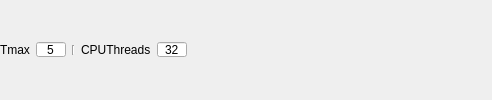
                   <widget class="QWidget" name="pageRL">
                    <layout class="QHBoxLayout" name="horizontalLayout_11">
                     <property name="spacing">
                      <number>6</number>
                     </property>
                     <property name="leftMargin">
                      <number>0</number>
                     </property>
                     <property name="topMargin">
                      <number>0</number>
                     </property>
                     <property name="rightMargin">
                      <number>0</number>
                     </property>
                     <property name="bottomMargin">
                      <number>0</number>
                     </property>
                     <item>
                      <widget class="QLabel" name="label_6">
                       <property name="sizePolicy">
                        <sizepolicy hsizetype="Fixed" vsizetype="Fixed">
                         <horstretch>0</horstretch>
                         <verstretch>0</verstretch>
                        </sizepolicy>
                       </property>
                       <property name="text">
                        <string>Tmax</string>
                       </property>
                      </widget>
                     </item>
                     <item>
                      <widget class="QLineEdit" name="txtTmax">
                       <property name="sizePolicy">
                        <sizepolicy hsizetype="Preferred" vsizetype="Fixed">
                         <horstretch>0</horstretch>
                         <verstretch>0</verstretch>
                        </sizepolicy>
                       </property>
                       <property name="maximumSize">
                        <size>
                         <width>30</width>
                         <height>15</height>
                        </size>
                       </property>
                       <property name="text">
                        <string>5</string>
                       </property>
                       <property name="alignment">
                        <set>Qt::AlignCenter</set>
                       </property>
                      </widget>
                     </item>
                     <item>
                      <widget class="Line" name="line_12">
                       <property name="maximumSize">
                        <size>
                         <width>16777215</width>
                         <height>10</height>
                        </size>
                       </property>
                       <property name="orientation">
                        <enum>Qt::Vertical</enum>
                       </property>
                      </widget>
                     </item>
                     <item>
                      <widget class="QLabel" name="label_5">
                       <property name="sizePolicy">
                        <sizepolicy hsizetype="Fixed" vsizetype="Fixed">
                         <horstretch>0</horstretch>
                         <verstretch>0</verstretch>
                        </sizepolicy>
                       </property>
                       <property name="text">
                        <string>CPUThreads</string>
                       </property>
                      </widget>
                     </item>
                     <item>
                      <widget class="QLineEdit" name="txtCpuThreads">
                       <property name="maximumSize">
                        <size>
                         <width>30</width>
                         <height>15</height>
                        </size>
                       </property>
                       <property name="text">
                        <string>32</string>
                       </property>
                       <property name="alignment">
                        <set>Qt::AlignCenter</set>
                       </property>
                      </widget>
                     </item>
                     <item>
                      <spacer name="horizontalSpacer_5">
                       <property name="orientation">
                        <enum>Qt::Horizontal</enum>
                       </property>
                       <property name="sizeHint" stdset="0">
                        <size>
                         <width>305</width>
                         <height>20</height>
                        </size>
                       </property>
                      </spacer>
                     </item>
                    </layout>
                   </widget>
